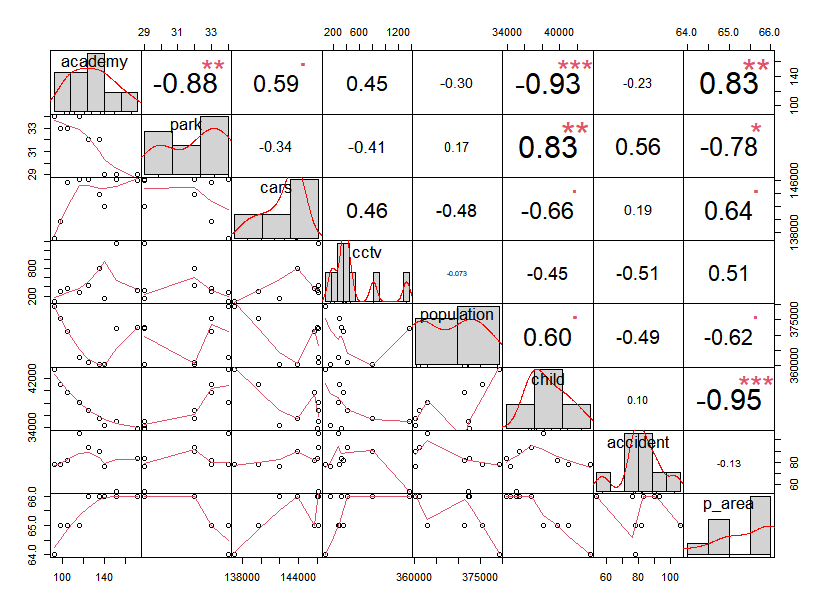

Recreate this plot in R.
library(readxl)
traffic_gu <- read_xlsx("../corr.xlsx")
traffic_gu
names(traffic) <- c('accident','protect','academy','population',
                    'child','park','cars','cctv')
View(traffic_gu)
traffic_gu <- as.data.frame(traffic_gu)
str(traffic_gu)
summary(traffic_gu)

##### 상관관계 분석 및 그래프 시각화 #####
cor(traffic_gu)
plot(traffic_gu)
library(psych)
pairs.panels(traffic_gu)  
library(PerformanceAnalytics)
chart.Correlation(traffic_gu)
library(corrplot)
corrplot(cor(traffic_gu),method='ellipse') 

plot(accident ~., traffic_gu, type='l', col ='red', main="어린이 교통사고 건수 대비 요인들 추세")
